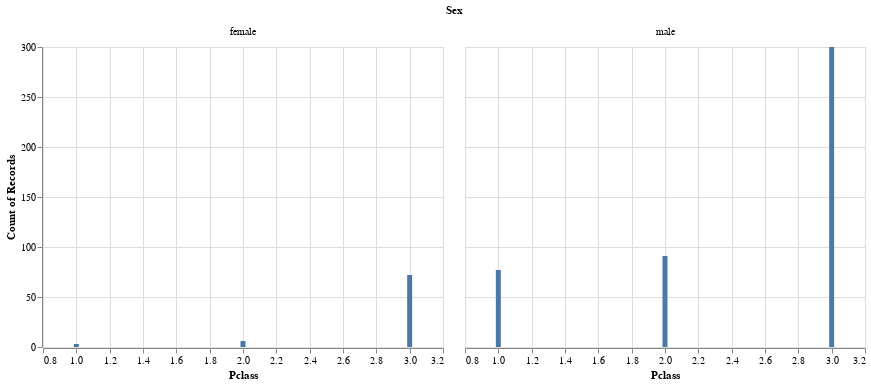

The notebook cell this image was saved under:
### Code cell
print("Those who died based on their gender and class")
alt.Chart(notded).mark_bar().encode(
    x = "Pclass",
    y = "count(Sex)"
).facet(facet='Sex')

### Figure 1 — Vega-Lite specification as saved in the notebook (floating-point values rounded to 4 significant figures; data arrays with more than 128 entries replaced by an {"elided": "..."} marker saying what was removed)
{"config": {"view": {"continuousWidth": 400, "continuousHeight": 300}}, "data": {"name": "data-3c1a8b845c1a9ece03a67a310b550ff4"}, "facet": {"field": "Sex", "type": "nominal"}, "spec": {"mark": "bar", "encoding": {"x": {"field": "Pclass", "type": "quantitative"}, "y": {"aggregate": "count", "field": "Sex", "type": "nominal"}}}, "$schema": "https://vega.github.io/schema/vega-lite/v4.17.0.json", "datasets": {"data-3c1a8b845c1a9ece03a67a310b550ff4": {"elided": "549 records"}}}
